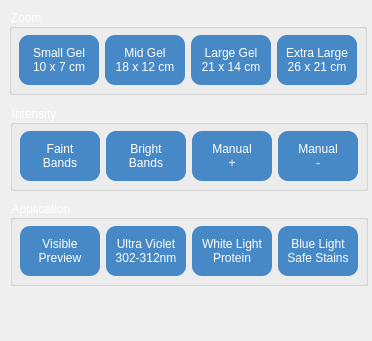
            <widget class="QWidget" name="toolAuto">
             <property name="geometry">
              <rect>
               <x>0</x>
               <y>0</y>
               <width>372</width>
               <height>341</height>
              </rect>
             </property>
             <attribute name="label">
              <string>Auto Mode</string>
             </attribute>
             <widget class="QGroupBox" name="groupAutoZoom">
              <property name="geometry">
               <rect>
                <x>9</x>
                <y>9</y>
                <width>358</width>
                <height>86</height>
               </rect>
              </property>
              <property name="styleSheet">
               <string notr="true">QGroupBox{
color: white;
font: 10pt &quot;Arial&quot;;
}
</string>
              </property>
              <property name="title">
               <string>Zoom</string>
              </property>
              <widget class="QPushButton" name="buttonAutoZoomSmall">
               <property name="geometry">
                <rect>
                 <x>10</x>
                 <y>26</y>
                 <width>80</width>
                 <height>50</height>
                </rect>
               </property>
               <property name="styleSheet">
                <string notr="true">QPushButton{	
background-color : rgb(71, 136, 199);
color: white;
font: 10pt &quot;Arial&quot;;
border-radius: 10px;
min-width: 80px;
min-height: 50px;
max-width: 80px;
max-height: 50px;
}

QPushButton::hover{background-color: rgb(255, 170, 127);}

QPushButton::pressed{background-color: rgb(100, 100, 100);}
</string>
               </property>
               <property name="text">
                <string>Small Gel
10 x 7 cm</string>
               </property>
              </widget>
              <widget class="QPushButton" name="buttonAutoZoomMid">
               <property name="geometry">
                <rect>
                 <x>96</x>
                 <y>26</y>
                 <width>80</width>
                 <height>50</height>
                </rect>
               </property>
               <property name="styleSheet">
                <string notr="true">QPushButton{	
background-color : rgb(71, 136, 199);
color: white;
font: 10pt &quot;Arial&quot;;
border-radius: 10px;
min-width: 80px;
min-height: 50px;
max-width: 80px;
max-height: 50px;
}

QPushButton::hover{background-color: rgb(255, 170, 127);}

QPushButton::pressed{background-color: rgb(100, 100, 100);}
</string>
               </property>
               <property name="text">
                <string>Mid Gel
18 x 12 cm</string>
               </property>
              </widget>
              <widget class="QPushButton" name="buttonAutoZoomLarge">
               <property name="geometry">
                <rect>
                 <x>182</x>
                 <y>26</y>
                 <width>80</width>
                 <height>50</height>
                </rect>
               </property>
               <property name="styleSheet">
                <string notr="true">QPushButton{	
background-color : rgb(71, 136, 199);
color: white;
font: 10pt &quot;Arial&quot;;
border-radius: 10px;
min-width: 80px;
min-height: 50px;
max-width: 80px;
max-height: 50px;
}

QPushButton::hover{background-color: rgb(255, 170, 127);}

QPushButton::pressed{background-color: rgb(100, 100, 100);}
</string>
               </property>
               <property name="text">
                <string>Large Gel
21 x 14 cm</string>
               </property>
              </widget>
              <widget class="QPushButton" name="buttonAutoZoomExtraLarge">
               <property name="geometry">
                <rect>
                 <x>268</x>
                 <y>26</y>
                 <width>80</width>
                 <height>50</height>
                </rect>
               </property>
               <property name="styleSheet">
                <string notr="true">QPushButton{	
background-color : rgb(71, 136, 199);
color: white;
font: 10pt &quot;Arial&quot;;
border-radius: 10px;
min-width: 80px;
min-height: 50px;
max-width: 80px;
max-height: 50px;
}

QPushButton::hover{background-color: rgb(255, 170, 127);}

QPushButton::pressed{background-color: rgb(100, 100, 100);}
</string>
               </property>
               <property name="text">
                <string>Extra Large
26 x 21 cm</string>
               </property>
              </widget>
             </widget>
             <widget class="QGroupBox" name="groupAutoIntensity">
              <property name="geometry">
               <rect>
                <x>10</x>
                <y>105</y>
                <width>358</width>
                <height>86</height>
               </rect>
              </property>
              <property name="styleSheet">
               <string notr="true">QGroupBox{
color: white;
font: 10pt &quot;Arial&quot;;
}
</string>
              </property>
              <property name="title">
               <string>Intensity</string>
              </property>
              <widget class="QPushButton" name="buttonAutoIntensityFaint">
               <property name="geometry">
                <rect>
                 <x>10</x>
                 <y>26</y>
                 <width>80</width>
                 <height>50</height>
                </rect>
               </property>
               <property name="styleSheet">
                <string notr="true">QPushButton{	
background-color : rgb(71, 136, 199);
color: white;
font: 10pt &quot;Arial&quot;;
border-radius: 10px;
min-width: 80px;
min-height: 50px;
max-width: 80px;
max-height: 50px;
}

QPushButton::hover{background-color: rgb(255, 170, 127);}

QPushButton::pressed{background-color: rgb(100, 100, 100);}
</string>
               </property>
               <property name="text">
                <string>Faint
Bands</string>
               </property>
              </widget>
              <widget class="QPushButton" name="buttonAutoIntensityBright">
               <property name="geometry">
                <rect>
                 <x>96</x>
                 <y>26</y>
                 <width>80</width>
                 <height>50</height>
                </rect>
               </property>
               <property name="styleSheet">
                <string notr="true">QPushButton{	
background-color : rgb(71, 136, 199);
color: white;
font: 10pt &quot;Arial&quot;;
border-radius: 10px;
min-width: 80px;
min-height: 50px;
max-width: 80px;
max-height: 50px;
}

QPushButton::hover{background-color: rgb(255, 170, 127);}

QPushButton::pressed{background-color: rgb(100, 100, 100);}
</string>
               </property>
               <property name="text">
                <string>Bright
Bands</string>
               </property>
              </widget>
              <widget class="QPushButton" name="buttonAutoIntensityIncrease">
               <property name="geometry">
                <rect>
                 <x>182</x>
                 <y>26</y>
                 <width>80</width>
                 <height>50</height>
                </rect>
               </property>
               <property name="styleSheet">
                <string notr="true">QPushButton{	
background-color : rgb(71, 136, 199);
color: white;
font: 10pt &quot;Arial&quot;;
border-radius: 10px;
min-width: 80px;
min-height: 50px;
max-width: 80px;
max-height: 50px;
}

QPushButton::hover{background-color: rgb(255, 170, 127);}

QPushButton::pressed{background-color: rgb(100, 100, 100);}
</string>
               </property>
               <property name="text">
                <string>Manual
+</string>
               </property>
              </widget>
              <widget class="QPushButton" name="buttonAutoIntensityDecrease">
               <property name="geometry">
                <rect>
                 <x>268</x>
                 <y>26</y>
                 <width>80</width>
                 <height>50</height>
                </rect>
               </property>
               <property name="styleSheet">
                <string notr="true">QPushButton{	
background-color : rgb(71, 136, 199);
color: white;
font: 10pt &quot;Arial&quot;;
border-radius: 10px;
min-width: 80px;
min-height: 50px;
max-width: 80px;
max-height: 50px;
}

QPushButton::hover{background-color: rgb(255, 170, 127);}

QPushButton::pressed{background-color: rgb(100, 100, 100);}
</string>
               </property>
               <property name="text">
                <string>Manual
-</string>
               </property>
              </widget>
             </widget>
             <widget class="QGroupBox" name="buttonAutoViewUV_2">
              <property name="geometry">
               <rect>
                <x>10</x>
                <y>200</y>
                <width>358</width>
                <height>86</height>
               </rect>
              </property>
              <property name="styleSheet">
               <string notr="true">QGroupBox{
color: white;
font: 10pt &quot;Arial&quot;;
}
</string>
              </property>
              <property name="title">
               <string>Application</string>
              </property>
              <widget class="QPushButton" name="buttonAutoViewVisible">
               <property name="geometry">
                <rect>
                 <x>10</x>
                 <y>26</y>
                 <width>80</width>
                 <height>50</height>
                </rect>
               </property>
               <property name="styleSheet">
                <string notr="true">QPushButton{	
background-color : rgb(71, 136, 199);
color: white;
font: 10pt &quot;Arial&quot;;
border-radius: 10px;
min-width: 80px;
min-height: 50px;
max-width: 80px;
max-height: 50px;
}

QPushButton::hover{background-color: rgb(255, 170, 127);}

QPushButton::pressed{background-color: rgb(100, 100, 100);}
</string>
               </property>
               <property name="text">
                <string>Visible
Preview</string>
               </property>
              </widget>
              <widget class="QPushButton" name="buttonAutoViewUV">
               <property name="geometry">
                <rect>
                 <x>96</x>
                 <y>26</y>
                 <width>80</width>
                 <height>50</height>
                </rect>
               </property>
               <property name="styleSheet">
                <string notr="true">QPushButton{	
background-color : rgb(71, 136, 199);
color: white;
font: 10pt &quot;Arial&quot;;
border-radius: 10px;
min-width: 80px;
min-height: 50px;
max-width: 80px;
max-height: 50px;
}

QPushButton::hover{background-color: rgb(255, 170, 127);}

QPushButton::pressed{background-color: rgb(100, 100, 100);}
</string>
               </property>
               <property name="text">
                <string>Ultra Violet
302-312nm</string>
               </property>
              </widget>
              <widget class="QPushButton" name="buttonAutoViewWhite">
               <property name="geometry">
                <rect>
                 <x>182</x>
                 <y>26</y>
                 <width>80</width>
                 <height>50</height>
                </rect>
               </property>
               <property name="styleSheet">
                <string notr="true">QPushButton{	
background-color : rgb(71, 136, 199);
color: white;
font: 10pt &quot;Arial&quot;;
border-radius: 10px;
min-width: 80px;
min-height: 50px;
max-width: 80px;
max-height: 50px;
}

QPushButton::hover{background-color: rgb(255, 170, 127);}

QPushButton::pressed{background-color: rgb(100, 100, 100);}
</string>
               </property>
               <property name="text">
                <string>White Light
Protein</string>
               </property>
              </widget>
              <widget class="QPushButton" name="buttonAutoViewBlue">
               <property name="geometry">
                <rect>
                 <x>268</x>
                 <y>26</y>
                 <width>80</width>
                 <height>50</height>
                </rect>
               </property>
               <property name="styleSheet">
                <string notr="true">QPushButton{	
background-color : rgb(71, 136, 199);
color: white;
font: 10pt &quot;Arial&quot;;
border-radius: 10px;
min-width: 80px;
min-height: 50px;
max-width: 80px;
max-height: 50px;
}

QPushButton::hover{background-color: rgb(255, 170, 127);}

QPushButton::pressed{background-color: rgb(100, 100, 100);}
</string>
               </property>
               <property name="text">
                <string>Blue Light
Safe Stains</string>
               </property>
              </widget>
             </widget>
            </widget>
